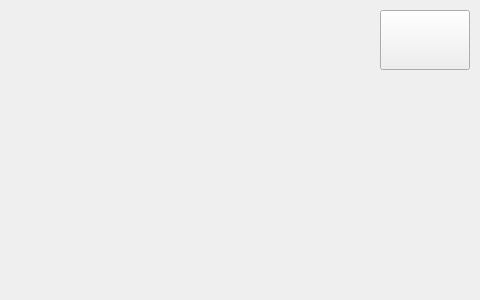
<?xml version="1.0" encoding="UTF-8"?>
<ui version="4.0">
 <class>Leader_board</class>
 <widget class="QWidget" name="Leader_board">
  <property name="geometry">
   <rect>
    <x>0</x>
    <y>0</y>
    <width>480</width>
    <height>300</height>
   </rect>
  </property>
  <property name="windowTitle">
   <string>LEADER BOARD</string>
  </property>
  <widget class="QPushButton" name="exit_bottom">
   <property name="geometry">
    <rect>
     <x>380</x>
     <y>10</y>
     <width>90</width>
     <height>60</height>
    </rect>
   </property>
   <property name="text">
    <string/>
   </property>
  </widget>
  <widget class="QLabel" name="label">
   <property name="geometry">
    <rect>
     <x>40</x>
     <y>20</y>
     <width>70</width>
     <height>70</height>
    </rect>
   </property>
   <property name="text">
    <string/>
   </property>
  </widget>
  <widget class="QLabel" name="label_2">
   <property name="geometry">
    <rect>
     <x>40</x>
     <y>90</y>
     <width>70</width>
     <height>70</height>
    </rect>
   </property>
   <property name="text">
    <string/>
   </property>
  </widget>
  <widget class="QLabel" name="label_3">
   <property name="geometry">
    <rect>
     <x>40</x>
     <y>160</y>
     <width>70</width>
     <height>70</height>
    </rect>
   </property>
   <property name="text">
    <string/>
   </property>
  </widget>
 </widget>
 <resources/>
 <connections/>
</ui>
